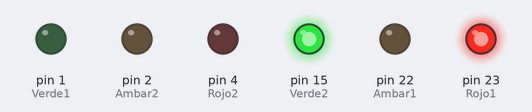
Recording of a sketch running on a simulated Arduino Mega 2560, built with avr-gcc and run on an emulated ATmega2560. On the bench: output pins drawn as LEDs (lit = HIGH).

Above: at 2.5 s.
At 5.5 s:
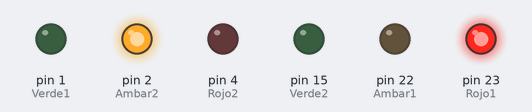
At 8.5 s:
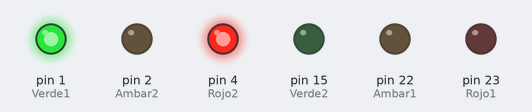
At 11.5 s:
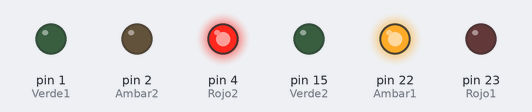
Timing chart, 0 to 15.6 s (numbered marks = the images above):
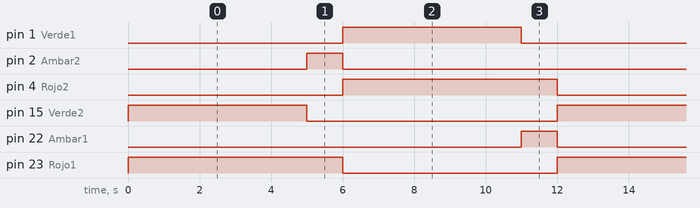

The sketch:

P1A3-Semaforo.ino
```cpp
/*
* 2 SEMÁFOROS
*/
// Definimos los pines de salida para cada led
int Rojo1 = 23;
int Ambar1 = 22;
int Verde1 = 01;
int Rojo2 = 4;
int Ambar2 = 2;
int Verde2 = 15;
// Definimos los tiempos de espera
int tiempo1 = 5000;
int tiempo2 = 1000;
// Configuración de Arduino
void setup ()
{
pinMode(Rojo1,OUTPUT); // Configuramos las salidas de los leds
pinMode(Ambar1,OUTPUT);
pinMode(Verde1,OUTPUT);
pinMode(Rojo2,OUTPUT);
pinMode(Ambar2,OUTPUT);
pinMode(Verde2,OUTPUT);
}
// Programación
void loop ()
{
//Se enciende por 5 segundos el led rojo del semáforo 1 y el led verde del semáforo 2
digitalWrite(Rojo1,HIGH);
digitalWrite(Ambar1,LOW);
digitalWrite(Verde1,LOW);
digitalWrite(Rojo2,LOW);
digitalWrite(Ambar2,LOW);
digitalWrite(Verde2,HIGH);
delay(tiempo1);

//El rojo del semáforo 1 se matiene y el semáforo 2 pasa a ámbar. Lo anterior dura 1 segundo
digitalWrite(Rojo1,HIGH);
digitalWrite(Ambar1,LOW);
digitalWrite(Verde1,LOW);
digitalWrite(Rojo2,LOW);
digitalWrite(Ambar2,HIGH);
digitalWrite(Verde2,LOW);
delay(tiempo2);

//El semáforo 1 pasa a verde y el semáforo 2 pasa a rojo. Lo anterior dura 5 segundos
digitalWrite(Rojo1,LOW);
digitalWrite(Ambar1,LOW);
digitalWrite(Verde1,HIGH);
digitalWrite(Rojo2,HIGH);
digitalWrite(Ambar2,LOW);
digitalWrite(Verde2,LOW);
delay(tiempo1);

//El rojo del semáforo 2 se matiene y el semáforo 1 pasa a ámbar. Lo anterior dura 1 segundo
digitalWrite(Rojo1,LOW);
digitalWrite(Ambar1,HIGH);
digitalWrite(Verde1,LOW);
digitalWrite(Rojo2,HIGH);
digitalWrite(Ambar2,LOW);
digitalWrite(Verde2,LOW);
delay(tiempo2);
}
```

Measured:
- by itself, pin 1 (Verde1), pin 15 (Verde2): alternates HIGH for 5.0 s and LOW for 7.0 s
- by itself, pin 2 (Ambar2), pin 22 (Ambar1): alternates HIGH for 1.0 s and LOW for 11.0 s
- by itself, pin 4 (Rojo2), pin 23 (Rojo1): alternates HIGH for 6.0 s and LOW for 6.0 s
